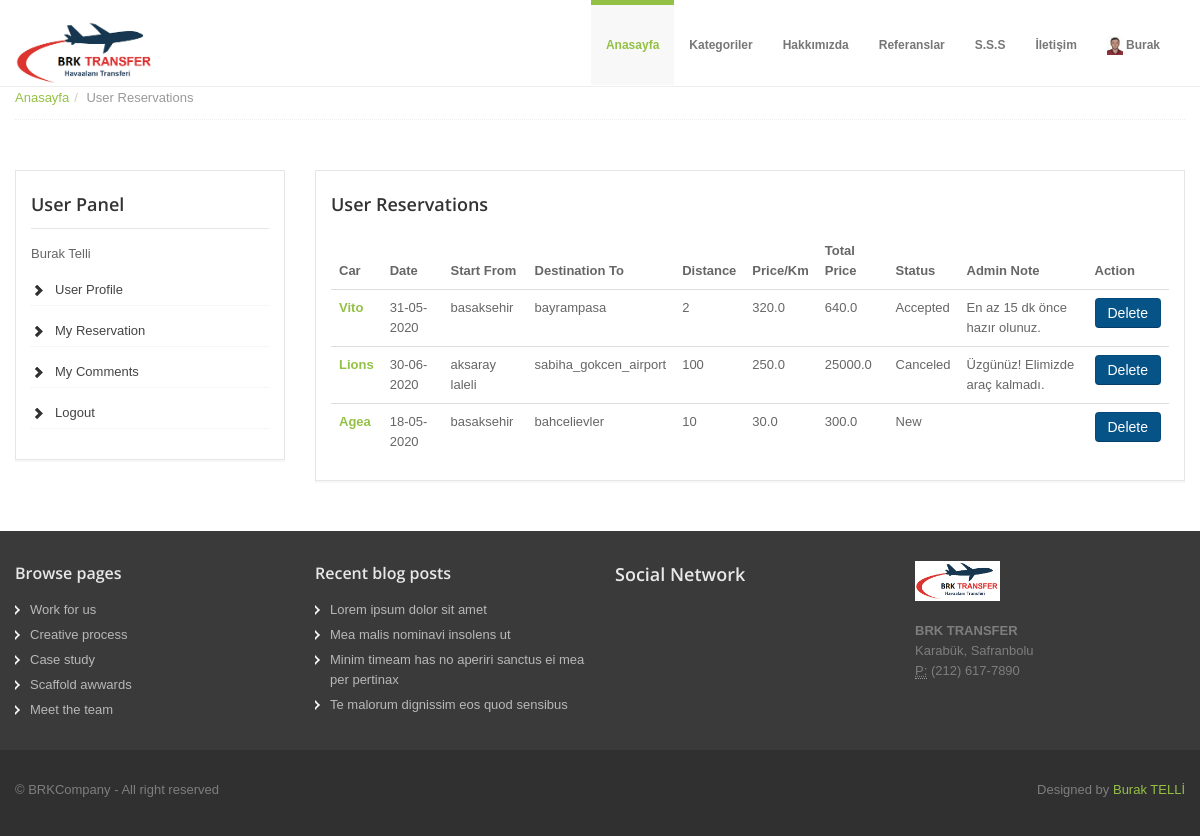
The page /user/reservations/ (signed in) on the database as committed earlier.
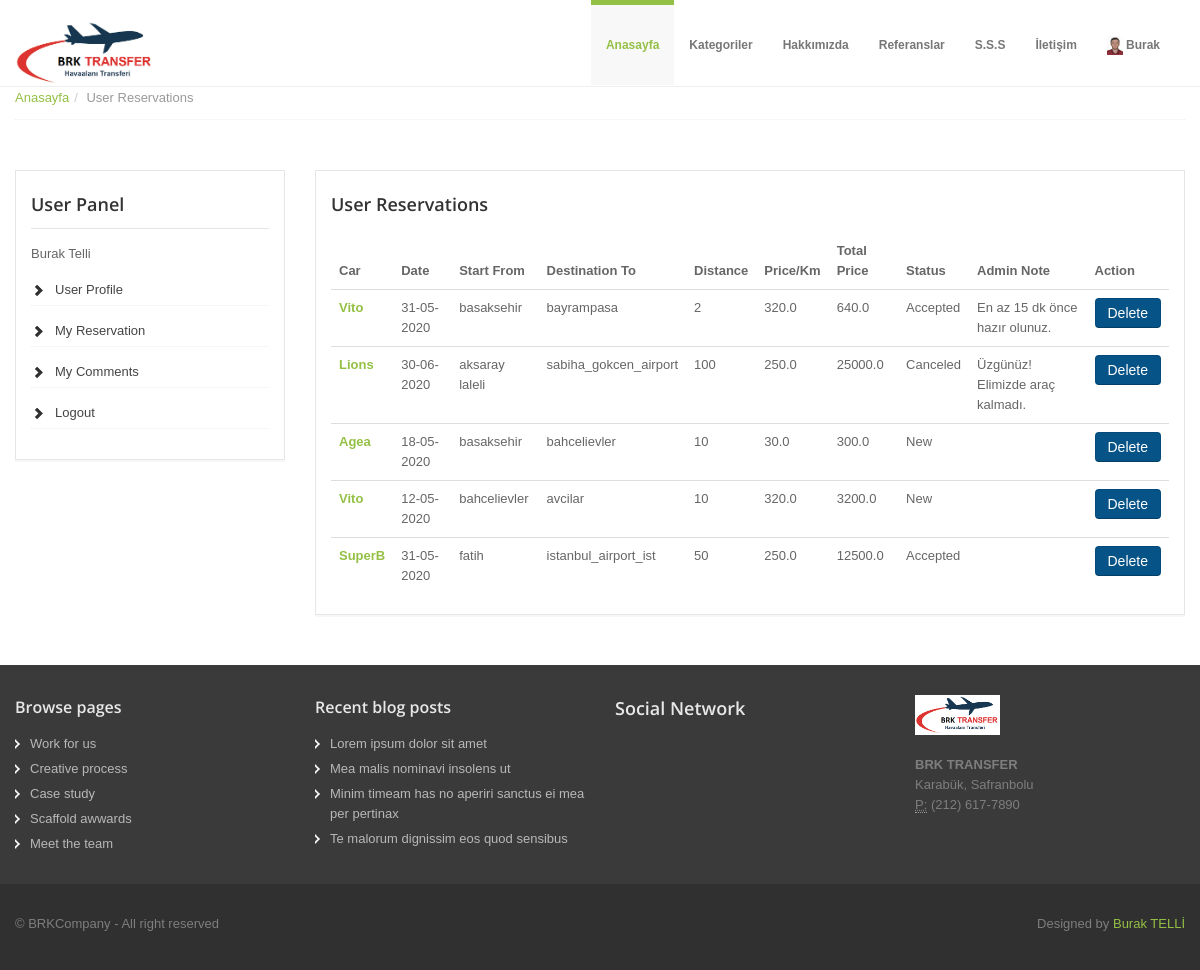
The same page on the database as committed later.
### car/models.py (models this page shows, shortened)
class Reservation(models.Model):
    STATUS = (
        ('New', 'New'),
        ('Accepted', 'Accepted'),
        ('Completed', 'Completed'),
        ('Canceled', 'Canceled'),
    )
    car = models.ForeignKey(Car, on_delete=models.CASCADE)
    user = models.ForeignKey(User, on_delete=models.CASCADE)
    name = models.CharField(max_length=50, blank=True)
    surname = models.CharField(max_length=50, blank=True)
    phone = models.CharField(blank=True, max_length=20)
    start_from = models.CharField(max_length=50, blank=True)
    destination_to = models.CharField(max_length=50, blank=True)
    distance = models.IntegerField(blank=True)
    time = models.CharField(blank=True, max_length=10)
    kisi_sayisi = models.IntegerField(blank=True, null=True)
    status = models.CharField(max_length=10, choices=STATUS, default='New')
    date = models.DateField(default=date.today().strftime('%Y-%m-%d'), blank=True)
    address = models.TextField(max_length=100, blank=True)
    adminnote = models.CharField(blank=True, max_length=100)
    create_at = models.DateTimeField(auto_now_add=True)
    update_at = models.DateTimeField(auto_now=True)
    @property
    def total(self):
        return (self.distance * self.car.price)

class Car(models.Model):
    STATUS = (
        ('True', 'Evet'),
        ('False', 'Hayır'),
    )
    category = models.ForeignKey(Category, on_delete=models.CASCADE)
    title = models.CharField(blank=True, max_length=150)
    keywords = models.CharField(blank=True, max_length=255)
    description = models.CharField(blank=True, max_length=255)
    marka = models.CharField(blank=True, max_length=255)
    model = models.CharField(blank=True, max_length=255)
    kisi_sayisi = models.IntegerField()
    image = models.ImageField(blank=True, upload_to='images/')
    price = models.FloatField()
    detail = RichTextUploadingField()
    slug = models.SlugField(null=False, unique=True)
    status = models.CharField(max_length=10, choices=STATUS)
    create_at = models.DateTimeField(auto_now_add=True)
    update_at = models.DateTimeField(auto_now = True)
    def image_tag(self):
        return mark_safe('<img src="{}" height="50"/>'.format(self.image.url))
    image_tag.short_description = 'Image'

### user/views.py (the view, shortened to what this page needs)
# urls.py: path('reservations/', views.reservations, name='reservations')
@login_required(login_url='/login')
def reservations(request):
    setting = Setting.objects.get(pk=1)
    category = Category.objects.all()
    current_user = request.user
    reservations = Reservation.objects.filter(user_id = current_user.id)
    if current_user.is_authenticated:
        profile = UserProfile.objects.get(user_id=current_user.id)
        context = {
            'category': category,
            'reservations': reservations,
            'profile': profile,
            'setting': setting,
        }
        return render(request, 'user_reservations.html', context)

### home/models.py (called while the page is built)
    def user_name(self):
        return '[' +self.user.username + '] ' +self.user.first_name+self.user.last_name

### user/templates/user_reservations.html (shortened to what this page needs)
{% extends "homebase.html" %}
{% block body %}
<section id="breadcrumb">
    <div class="container">
        <div class="row">
            <div class="span12">
                <ul class="breadcrumb notop">
                    <li><a href="/">Anasayfa</a><span class="divider">/</span></li>
                    <li class="active">User Reservations</li>
                </ul>
            </div>
        </div>
    </div>
</section>
<section id="maincontent">
    <div class="container">
        <div class="row">
            <div class="span3">
                <aside>
                    {% include "user_panel.html" %}
                </aside>
            </div>
            <div class="span9">
                <aside>
                    <h4>User Reservations</h4>
                    <table class="table">
                        <thead>
                        <tr>
                            <th>Car</th>
                            <th>Date</th>
                            <th>Start From</th>
                            <th>Destination To</th>
                            <th>Distance</th>
                            <th>Price/Km</th>
                            <th>Total Price</th>
                            <th>Status</th>
                            <th>Admin Note</th>
                            <th>Action</th>
                        </tr>
                        </thead>
                        <tbody>
                        {% for rs in reservations %}
                        <tr>
                            <td>
                                <a href="/car/{{ rs.car_id }}/{{ rs.car.slug }}">
                                    <strong>{{ rs.car.title}}</strong>
                                </a>
                            </td>
                            <td>{{ rs.date | date:'d-m-Y' }}</td>
                            <td>{{ rs.start_from }}</td>
                            <td>{{ rs.destination_to }}</td>
                            <td>{{ rs.distance }}</td>
                            <td>{{ rs.car.price }}</td>
                            <td>{{ rs.total }}</td>
                            <td>{{ rs.status }}</td>
                            <td>{{ rs.adminnote }}</td>
                            <td><a class="btn btn-primary" href="/user/deletereservation/{{ rs.id }}" onclick="return confirm('Will be deleted ! Are you sure')">Delete</a></td>
                        {% endfor %}
                        </tbody>
                    </table>
                </aside>
            </div>
        </div>
    </div>
</section>
{% endblock %}

Rows that differ between the two databases and show on the page:
added Reservation: car "Vito", date "12-05-2020", start_from "bahcelievler", destination_to "avcilar", distance "10", car.price "320.0", total "3200.0", status "New"
added Reservation: car "SuperB", date "31-05-2020", start_from "fatih", destination_to "istanbul_airport_ist", distance "50", car.price "250.0", total "12500.0", status "Accepted"
